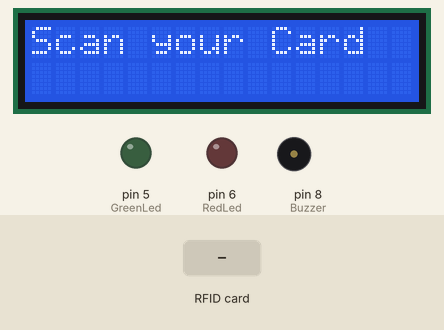
A sketch run on a simulated Arduino Uno, built with avr-gcc and run on an emulated ATmega328P. On the bench: 16×2 character LCD, output pins drawn as LEDs (lit = HIGH), buzzer (waves = sounding, pin HIGH). The inputs (shaded band) are chosen by the test bench. Pins used as bus, display or sensor lines are not drawn; what the sketch prints to the serial monitor is not drawn.

Above: at 1.3 s.
1.4 s: RFID card 73 48 C3 12 held to the reader
At 1.8 s:
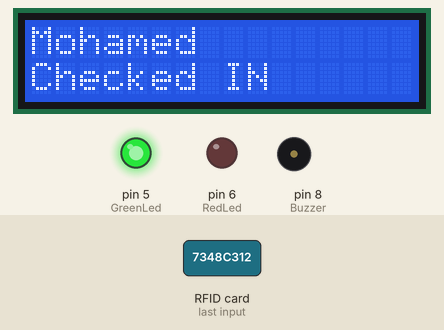
4.4 s: RFID card 5E 7A 19 C4 held to the reader
At 5.1 s:
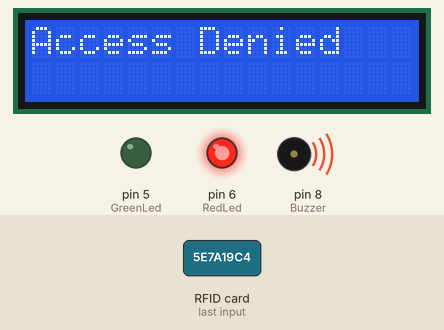
6.9 s: RFID card 43 E4 3B FA held to the reader
At 7.5 s:
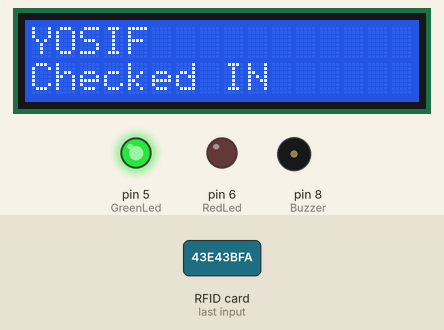
9.9 s: RFID card 73 48 C3 12 held to the reader
At 10.9 s:
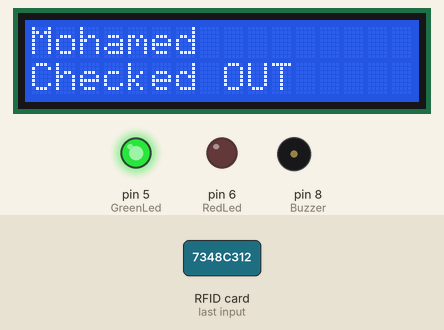
12.9 s: RFID card 43 E4 3B FA held to the reader
At 14.3 s:
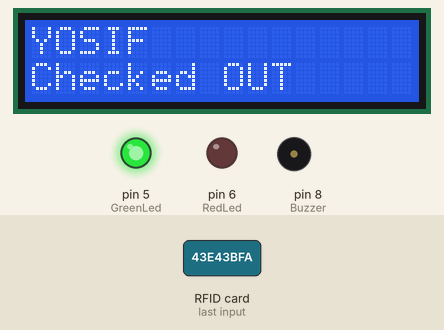
Timing chart, 0 to 16.5 s (numbered marks = the images above; inputs shaded):
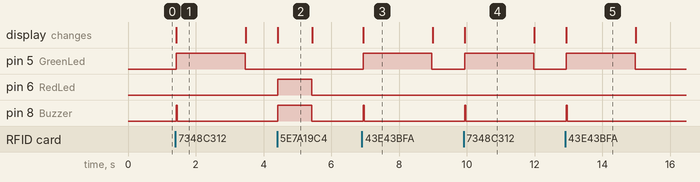

Measured:
- after the input at 1.4 s, pin 5 (GreenLed): LOW → HIGH at once, → LOW 2.0 s later; pin 8 (Buzzer): LOW → HIGH at once, → LOW 0.03 s later; the display: changes at once (image 1)
- after the input at 4.4 s, pin 6 (RedLed), pin 8 (Buzzer): LOW → HIGH at once, → LOW 1.0 s later; the display: changes at once (image 2)
- after the input at 6.9 s, pin 5 (GreenLed): LOW → HIGH at once, → LOW 2.0 s later; pin 8 (Buzzer): LOW → HIGH at once, → LOW 0.03 s later; the display: changes at once (image 3)
- after the input at 9.9 s, pin 5 (GreenLed): LOW → HIGH at once, → LOW 2.0 s later; pin 8 (Buzzer): LOW → HIGH at once, → LOW 0.03 s later; the display: changes at once (image 4)
- after the input at 12.9 s, pin 5 (GreenLed): LOW → HIGH at once, → LOW 2.0 s later; pin 8 (Buzzer): LOW → HIGH at once, → LOW 0.03 s later; the display: changes at once (image 5)
- what the display in image 1 shows lasts 2.1 s, from 1.4 s to 3.5 s
- what the display in image 2 shows lasts 1.0 s, from 4.4 s to 5.4 s

The sketch:

RFID_Final.ino
```cpp
// مكتبات
#include <SPI.h>
#include <MFRC522.h>
#include <Wire.h>
#include <LiquidCrystal_I2C.h>

#define SS_PIN 10 //SDA
#define RST_PIN 9 //REST

MFRC522 mfrc522(SS_PIN, RST_PIN);
LiquidCrystal_I2C lcd(0x27, 16, 2);  // غير العنوان لو الشاشة مش شغالة

// الكروت
byte card_ID[4];
byte Name1[4] = {0x73, 0x48, 0xC3, 0x12};
byte Name2[4] = {0x43, 0xE4, 0x3B, 0xFA};

int CardState[2] = {0, 0}; // 0 = أول مرة (دخول)، 1 = تاني مرة (خروج)
int j = 0;

int const RedLed = 6;
int const GreenLed = 5;
int const Buzzer = 8;

String Name;
long Number;

void setup() {
  Serial.begin(9600);
  SPI.begin();
  mfrc522.PCD_Init();

  lcd.init();
  lcd.backlight();
  lcd.setCursor(0, 0); // بيكتب علي السطر الاول
  lcd.print("Scan your Card");

  Serial.println("CLEARSHEET");
  Serial.println("LABEL,Date,Time,Name,Number,Status");

  pinMode(RedLed, OUTPUT);
  pinMode(GreenLed, OUTPUT);
  pinMode(Buzzer, OUTPUT);
}

void loop() {
  if (!mfrc522.PICC_IsNewCardPresent()) return;
  if (!mfrc522.PICC_ReadCardSerial()) return;

  bool validCard = false;

// تعريف الكروت
  for (byte i = 0; i < mfrc522.uid.size; i++) {
    card_ID[i] = mfrc522.uid.uidByte[i];
    if (card_ID[i] == Name1[i]) {
      Name = "Mohamed";
      Number = 123456;
      j = 0;
      validCard = true;
    } else if (card_ID[i] == Name2[i]) {
      Name = "YOSIF";
      Number = 789101;
      j = 1;
      validCard = true;
    } else {
      validCard = false;
      break;
    }
  }

// لو الكارت غلط
  if (!validCard) {
    lcd.clear(); //يمسح الشاشة
    lcd.setCursor(0, 0);
    lcd.print("Access Denied");
    digitalWrite(GreenLed, LOW);
    digitalWrite(RedLed, HIGH);
    digitalWrite(Buzzer, HIGH);
    delay(1000);
    digitalWrite(Buzzer, LOW);
    goto cont;
  }

  lcd.clear();
  lcd.setCursor(0, 0);
  lcd.print(Name);

  if (CardState[j] == 0) {
    // دخول
    lcd.setCursor(0, 1);
    lcd.print("Checked IN");
    Serial.print("DATA,DATE,TIME,");
    Serial.print(Name);
    Serial.print(",");
    Serial.print(Number);
    Serial.println(",IN");

    CardState[j] = 1; // خلي الحالة خروج المرة الجاية
  } else {
    // خروج
    lcd.setCursor(0, 1);
    lcd.print("Checked OUT");
    Serial.print("DATA,DATE,TIME,");
    Serial.print(Name);
    Serial.print(",");
    Serial.print(Number);
    Serial.println(",OUT");

    CardState[j] = 0; // رجّع الحالة لدخول تاني
  }

  digitalWrite(GreenLed, HIGH);
  digitalWrite(RedLed, LOW);
  digitalWrite(Buzzer, HIGH);
  delay(30);
  digitalWrite(Buzzer, LOW);
  Serial.println("SAVEWORKBOOKAS,Names/WorkNames"); // شيت الاكسيل

  delay(2000);
cont:
  digitalWrite(GreenLed, LOW);
  digitalWrite(RedLed, LOW);
  lcd.clear();
  lcd.setCursor(0, 0);
  lcd.print("Scan your Card");
}
```
